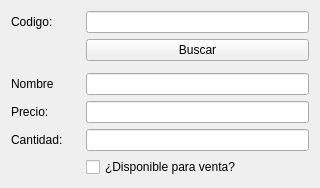
<?xml version="1.0" encoding="UTF-8"?>
<ui version="4.0">
 <class>ProductoBuscar</class>
 <widget class="QWidget" name="ProductoBuscar">
  <property name="geometry">
   <rect>
    <x>0</x>
    <y>0</y>
    <width>320</width>
    <height>188</height>
   </rect>
  </property>
  <property name="minimumSize">
   <size>
    <width>320</width>
    <height>188</height>
   </size>
  </property>
  <property name="maximumSize">
   <size>
    <width>320</width>
    <height>188</height>
   </size>
  </property>
  <property name="windowTitle">
   <string>Buscar Producto</string>
  </property>
  <layout class="QGridLayout" name="gridLayout">
   <item row="0" column="0">
    <layout class="QVBoxLayout" name="lay_ver_principal">
     <item>
      <layout class="QFormLayout" name="lay_frm_busqueda">
       <property name="horizontalSpacing">
        <number>30</number>
       </property>
       <item row="0" column="0">
        <widget class="QLabel" name="lbl_codigo">
         <property name="text">
          <string>Codigo: </string>
         </property>
        </widget>
       </item>
       <item row="0" column="1">
        <widget class="QLineEdit" name="txt_codigo"/>
       </item>
       <item row="1" column="1">
        <widget class="QPushButton" name="btn_buscar">
         <property name="text">
          <string>Buscar</string>
         </property>
        </widget>
       </item>
      </layout>
     </item>
     <item>
      <layout class="QFormLayout" name="lay_frm_resultados">
       <property name="horizontalSpacing">
        <number>20</number>
       </property>
       <item row="0" column="0">
        <widget class="QLabel" name="lbl_nombre">
         <property name="text">
          <string>Nombre</string>
         </property>
        </widget>
       </item>
       <item row="0" column="1">
        <widget class="QLineEdit" name="txt_nombre">
         <property name="readOnly">
          <bool>true</bool>
         </property>
        </widget>
       </item>
       <item row="1" column="0">
        <widget class="QLabel" name="lbl_precio">
         <property name="text">
          <string>Precio: </string>
         </property>
        </widget>
       </item>
       <item row="1" column="1">
        <widget class="QLineEdit" name="txt_precio">
         <property name="readOnly">
          <bool>true</bool>
         </property>
        </widget>
       </item>
       <item row="2" column="0">
        <widget class="QLabel" name="lbl_cantidad">
         <property name="text">
          <string>Cantidad: </string>
         </property>
        </widget>
       </item>
       <item row="2" column="1">
        <widget class="QLineEdit" name="txt_cantidad">
         <property name="readOnly">
          <bool>true</bool>
         </property>
        </widget>
       </item>
       <item row="3" column="1">
        <widget class="QCheckBox" name="chk_disponible">
         <property name="text">
          <string>¿Disponible para venta?</string>
         </property>
         <property name="checkable">
          <bool>true</bool>
         </property>
         <property name="checked">
          <bool>false</bool>
         </property>
        </widget>
       </item>
      </layout>
     </item>
    </layout>
   </item>
  </layout>
 </widget>
 <resources/>
 <connections/>
</ui>
